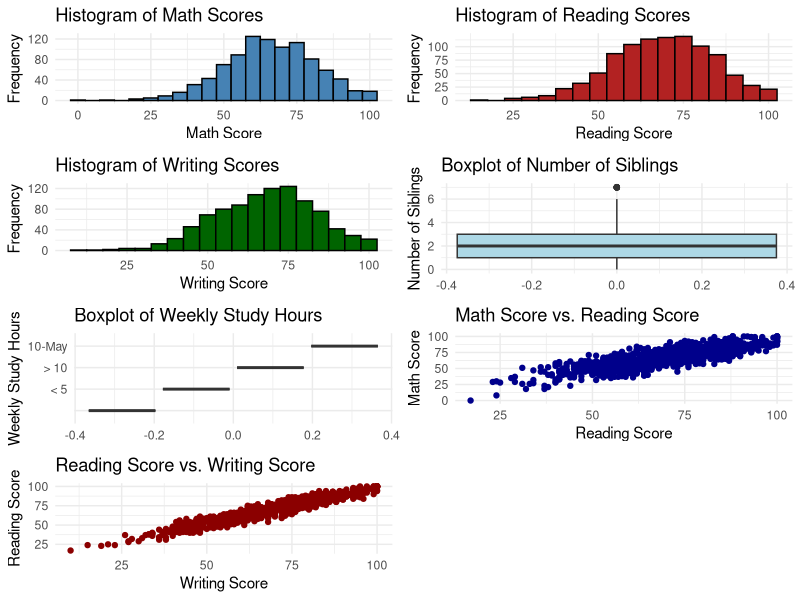
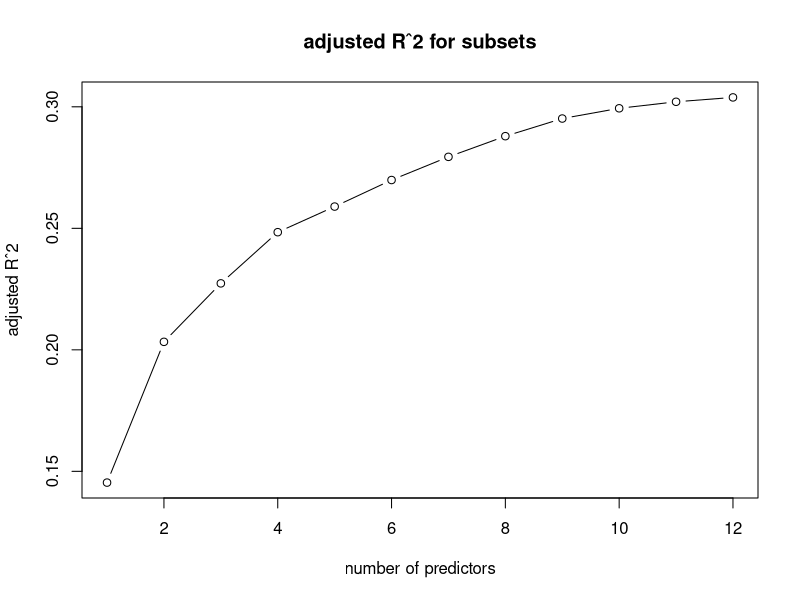
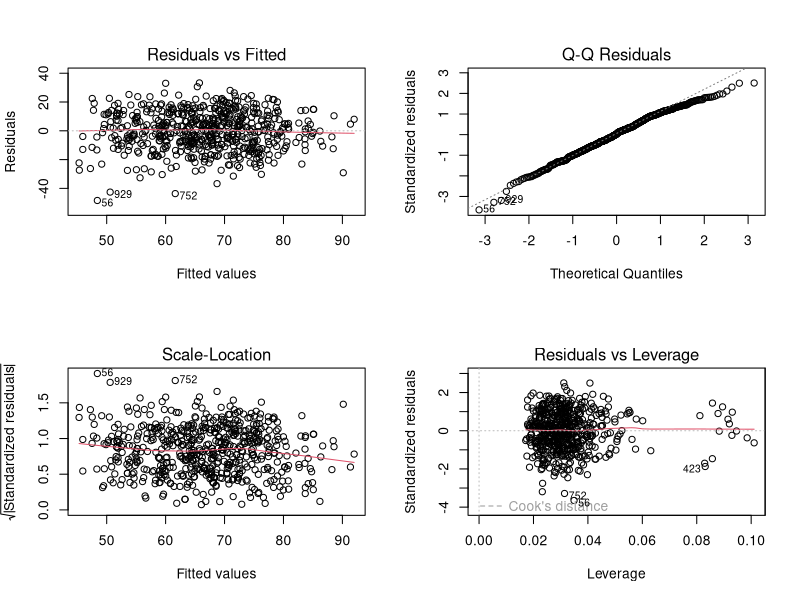
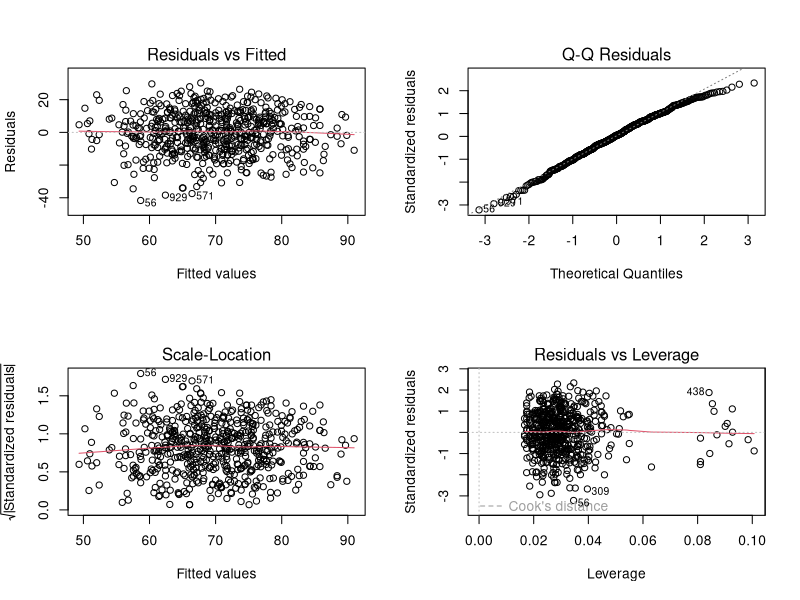
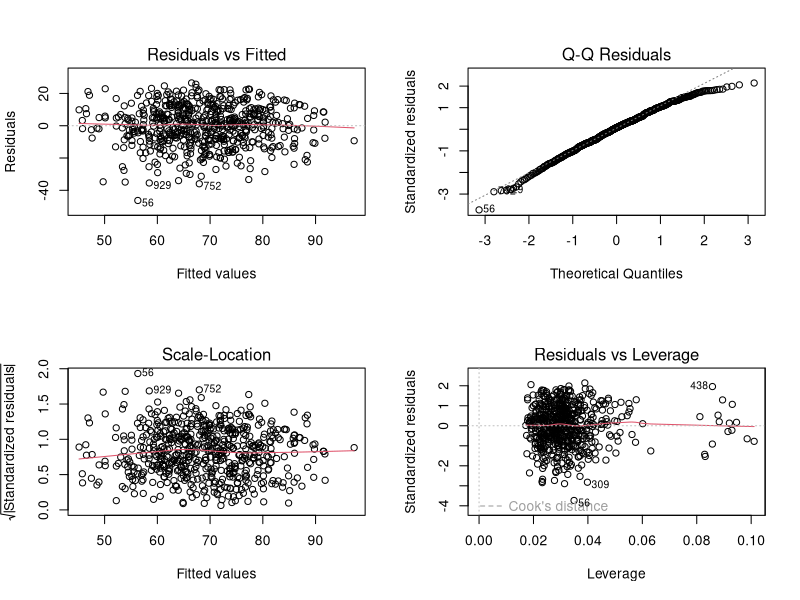

Reproduce these figures in R, in order. (Note: this script raises an error after producing the figures.)
## ---- chunk 1
knitr::opts_chunk$set(echo = TRUE)
library(tidyverse)
library(MASS)
library(leaps)

knitr::opts_chunk$set(
  fig.width = 6,
  fig.asp = .6,
  out.width = "90%",
  warning = FALSE,
  message = FALSE,
  echo = FALSE
)

theme_set(theme_minimal() + theme(legend.position = "bottom"))
## ---- chunk 2
# Load necessary libraries
library(tidyverse)
library(broom)
library(GGally)
library(gridExtra)


# Read the dataset
data <- read.csv("Project_1_data.csv")

# Inspect the structure of the data
glimpse(data)


hist_math <- ggplot(data, aes(x = MathScore)) +
  geom_histogram(binwidth = 5, fill = "steelblue", color = "black") +
  labs(title = "Histogram of Math Scores", x = "Math Score", y = "Frequency")

hist_reading <- ggplot(data, aes(x = ReadingScore)) +
  geom_histogram(binwidth = 5, fill = "firebrick", color = "black") +
  labs(title = "Histogram of Reading Scores", x = "Reading Score", y = "Frequency")

hist_writing <- ggplot(data, aes(x = WritingScore)) +
  geom_histogram(binwidth = 5, fill = "darkgreen", color = "black") +
  labs(title = "Histogram of Writing Scores", x = "Writing Score", y = "Frequency")
box_nr_siblings <- ggplot(data, aes(y = NrSiblings)) +
  geom_boxplot(fill = "lightblue") +
  labs(title = "Boxplot of Number of Siblings", y = "Number of Siblings")

box_wkly_study_hours <- ggplot(data, aes(y = WklyStudyHours)) +
  geom_boxplot(fill = "lightgreen") +
  labs(title = "Boxplot of Weekly Study Hours", y = "Weekly Study Hours")
scatter_math_reading <- ggplot(data, aes(x = ReadingScore, y = MathScore)) +
  geom_point(color = "darkblue") +
  labs(title = "Math Score vs. Reading Score", x = "Reading Score", y = "Math Score")

scatter_reading_writing <- ggplot(data, aes(x = WritingScore, y = ReadingScore)) +
  geom_point(color = "darkred") +
  labs(title = "Reading Score vs. Writing Score", x = "Writing Score", y = "Reading Score")
# Convert categorical variables to factors if needed
data <- data %>%
  mutate(across(c(Gender, EthnicGroup, ParentEduc, LunchType, TestPrep, 
                  ParentMaritalStatus, PracticeSport, IsFirstChild, 
                  TransportMeans, WklyStudyHours), as.factor))

pairwise_plots <- ggpairs(data,
  columns = c("MathScore", "ReadingScore", "WritingScore", "NrSiblings", "WklyStudyHours"),
  aes(color = Gender),
  lower = list(continuous = "smooth"),
  upper = list(continuous = "cor"),
  diag = list(continuous = "densityDiag"))
grid.arrange(
  hist_math, hist_reading, hist_writing,
  box_nr_siblings, box_wkly_study_hours,
  scatter_math_reading, scatter_reading_writing,
  ncol = 2
)
## ---- chunk 3
data$Gender <- as.factor(data$Gender)
data$EthnicGroup <- as.factor(data$EthnicGroup)
data$ParentEduc <- as.factor(data$ParentEduc)
data$LunchType <- as.factor(data$LunchType)
data$TestPrep <- as.factor(data$TestPrep)
data$ParentMaritalStatus <- as.factor(data$ParentMaritalStatus)
data$PracticeSport <- as.factor(data$PracticeSport)
data$IsFirstChild <- as.factor(data$IsFirstChild)
data$TransportMeans <- as.factor(data$TransportMeans)
data$WklyStudyHours <- as.factor(data$WklyStudyHours)

# Handle missing values by removing rows with NA
data <- na.omit(data)
## ---- chunk 4
data[data == "" | data == " "] <- NA
data <- na.omit(data)
## ---- chunk 5
library(kableExtra)
data_dict <- tibble(
  Variable = c(
    "Gender", "EthnicGroup", "ParentEduc", "LunchType", "TestPrep", 
    "ParentMaritalStatus", "PracticeSport", "IsFirstChild", "NrSiblings", 
    "TransportMeans", "WklyStudyHours", "MathScore", "ReadingScore", "WritingScore"
  ),
  Description = c(
    "Gender of the student (male/female)",
    "Ethnic group of the student (group A to E)",
    "Parent(s) education background (from some_highschool to master's degree)",
    "School lunch type (standard or free/reduced)",
    "Test preparation course followed (completed or none)",
    "Parent(s) marital status (married/single/widowed/divorced)",
    "How often the student practices sport (never/sometimes/regularly)",
    "If the child is the first child in the family (yes/no)",
    "Number of siblings the student has (0 to 7)",
    "Means of transport to school (schoolbus/private)",
    "Weekly self-study hours (less that 5 hours; between 5 and 10 hours; more than
10 hours)",
    "Math test score (0-100)",
    "Reading test score (0-100)",
    "Writing test score (0-100)"
  )
)

data_dict %>% 
  knitr::kable(caption = "Data Dictionary") %>% 
  kable_styling() %>%
  column_spec(1, width = "12em") %>% 
  column_spec(2, width = "32em")
## ---- chunk 6
numeric_summary = data |> 
  summarize(
    NrSiblings_Mean = mean(NrSiblings, na.rm = TRUE),
    NrSiblings_SD = sd(NrSiblings, na.rm = TRUE),
    NrSiblings_Median = median(NrSiblings, na.rm = TRUE),
    NrSiblings_IQR = IQR(NrSiblings, na.rm = TRUE),
    NrSiblings_Max = max(NrSiblings, na.rm = TRUE),
    NrSiblings_Min = min(NrSiblings, na.rm = TRUE),
    
    MathScore_Mean = mean(MathScore, na.rm = TRUE),
    MathScore_SD = sd(MathScore, na.rm = TRUE),
    MathScore_Median = median(MathScore, na.rm = TRUE),
    MathScore_IQR = IQR(MathScore, na.rm = TRUE),
    MathScore_Max = max(MathScore, na.rm = TRUE),
    MathScore_Min = min(MathScore, na.rm = TRUE),
    
    ReadingScore_Mean = mean(ReadingScore, na.rm = TRUE),
    ReadingScore_SD = sd(ReadingScore, na.rm = TRUE),
    ReadingScore_Median = median(ReadingScore, na.rm = TRUE),
    ReadingScore_IQR = IQR(ReadingScore, na.rm = TRUE),
    ReadingScore_Max = max(ReadingScore, na.rm = TRUE),
    ReadingScore_Min = min(ReadingScore, na.rm = TRUE),
    
    WritingScore_Mean = mean(WritingScore, na.rm = TRUE),
    WritingScore_SD = sd(WritingScore, na.rm = TRUE),
    WritingScore_Median = median(WritingScore, na.rm = TRUE),
    WritingScore_IQR = IQR(WritingScore, na.rm = TRUE),
    WritingScore_Max = max(WritingScore, na.rm = TRUE),
    WritingScore_Min = min(WritingScore, na.rm = TRUE)
  )


numeric_table = data.frame(
  Variable = c("NrSiblings", "MathScore", "ReadingScore", "WritingScore"),
  Mean = c(numeric_summary$NrSiblings_Mean, numeric_summary$MathScore_Mean, 
           numeric_summary$ReadingScore_Mean, numeric_summary$WritingScore_Mean),
  SD = c(numeric_summary$NrSiblings_SD, numeric_summary$MathScore_SD, 
         numeric_summary$ReadingScore_SD, numeric_summary$WritingScore_SD),
  Median = c(numeric_summary$NrSiblings_Median, numeric_summary$MathScore_Median, 
             numeric_summary$ReadingScore_Median, numeric_summary$WritingScore_Median),
  IQR = c(numeric_summary$NrSiblings_IQR, numeric_summary$MathScore_IQR, 
          numeric_summary$ReadingScore_IQR, numeric_summary$WritingScore_IQR),
  Max = c(numeric_summary$NrSiblings_Max, numeric_summary$MathScore_Max, 
          numeric_summary$ReadingScore_Max, numeric_summary$WritingScore_Max),
  Min = c(numeric_summary$NrSiblings_Min, numeric_summary$MathScore_Min, 
          numeric_summary$ReadingScore_Min, numeric_summary$WritingScore_Min)
)

knitr::kable(numeric_table, col.names = c("Variable Name", "Mean", "SD", "Median", "IQR", "Max", "Min"), 
             caption = "Summary Statistics for all Numeric Variables", format = "pipe")

## ---- chunk 7
categorical_table <- data |> 
  summarize(
    gender_Male = sum(Gender == "male", na.rm = TRUE),
    gender_Female = sum(Gender == "female", na.rm = TRUE),
    
    ethnicgroup_A = sum(EthnicGroup == "group A", na.rm = TRUE),
    ethnicgroup_B = sum(EthnicGroup == "group B", na.rm = TRUE),
    ethnicgroup_C = sum(EthnicGroup == "group C", na.rm = TRUE),
    ethnicgroup_D = sum(EthnicGroup == "group D", na.rm = TRUE),
    ethnicgroup_E = sum(EthnicGroup == "group E", na.rm = TRUE),
    
    parenteduc_SomeHighSchool = sum(ParentEduc == "some college", na.rm = TRUE),
    parenteduc_HighSchool = sum(ParentEduc == "some high School", na.rm = TRUE),
    parenteduc_Associates = sum(ParentEduc == "associate's degree high school", na.rm = TRUE),
    parenteduc_Bachelors = sum(ParentEduc == "bachelor's degree", na.rm = TRUE),
    parenteduc_Masters = sum(ParentEduc == "master's degree", na.rm = TRUE),
    
    lunchtime_Standard = sum(LunchType == "standard", na.rm = TRUE),
    lunchtime_FreeReduced = sum(LunchType == "free/reduced", na.rm = TRUE),
    
    testprep_Completed = sum(TestPrep == "completed", na.rm = TRUE),
    testprep_None = sum(TestPrep == "none", na.rm = TRUE),
    
    parentmaritalstatus_Married = sum(ParentMaritalStatus == "married", na.rm = TRUE),
    parentmaritalstatus_Single = sum(ParentMaritalStatus == "single", na.rm = TRUE),
    parentmaritalstatus_Widowed = sum(ParentMaritalStatus == "widowed", na.rm = TRUE),
    parentmaritalstatus_Divorced = sum(ParentMaritalStatus == "divorced", na.rm = TRUE),
    
    practicesport_Never = sum(PracticeSport == "never", na.rm = TRUE),
    practicesport_Sometimes = sum(PracticeSport == "sometimes", na.rm = TRUE),
    practicesport_Regularly = sum(PracticeSport == "regularly", na.rm = TRUE),
    
    isfirstchild_Yes = sum(IsFirstChild == "yes", na.rm = TRUE),
    isfirstchild_No = sum(IsFirstChild == "no", na.rm = TRUE),
    
    transportmeans_SchoolBus = sum(TransportMeans == "school_bus", na.rm = TRUE),
    transportmeans_Private = sum(TransportMeans == "private", na.rm = TRUE),
    
    wklystudyhours_LessThan5 = sum(WklyStudyHours == "< 5", na.rm = TRUE),
    wklystudyhours_5to10 = sum(WklyStudyHours == "10-May", na.rm = TRUE),
    wklystudyhours_MoreThan10 = sum(WklyStudyHours == "> 10", na.rm = TRUE)
  )


categorical_final <- data.frame(
  Variable = c("Gender Male", "Gender Female",
               "EthnicGroup A", "EthnicGroup B", "EthnicGroup C", "EthnicGroup D", "EthnicGroup E",
               "ParentEduc Some High School", "ParentEduc High School", "ParentEduc Associates", 
               "ParentEduc Bachelors", "ParentEduc Masters", 
               "LunchType Standard", "LunchType Free/Reduced", 
               "TestPrep Completed", "TestPrep None", 
               "ParentMaritalStatus Married", "ParentMaritalStatus Single", "ParentMaritalStatus Widowed", "ParentMaritalStatus Divorced",
               "PracticeSport Never", "PracticeSport Sometimes", "PracticeSport Regularly",
               "IsFirstChild Yes", "IsFirstChild No", 
               "TransportMeans SchoolBus", "TransportMeans Private",
               "WklyStudyHours Less than 5", "WklyStudyHours 5-10", "WklyStudyHours More than 10"),
  Count = c(
    categorical_table$gender_Male, categorical_table$gender_Female,
    categorical_table$ethnicgroup_A, categorical_table$ethnicgroup_B, categorical_table$ethnicgroup_C, categorical_table$ethnicgroup_D, categorical_table$ethnicgroup_E,
    categorical_table$parenteduc_SomeHighSchool, categorical_table$parenteduc_HighSchool, categorical_table$parenteduc_Associates, 
    categorical_table$parenteduc_Bachelors, categorical_table$parenteduc_Masters, 
    categorical_table$lunchtime_Standard, categorical_table$lunchtime_FreeReduced, 
    categorical_table$testprep_Completed, categorical_table$testprep_None, 
    categorical_table$parentmaritalstatus_Married, categorical_table$parentmaritalstatus_Single, categorical_table$parentmaritalstatus_Widowed, categorical_table$parentmaritalstatus_Divorced,
    categorical_table$practicesport_Never, categorical_table$practicesport_Sometimes, categorical_table$practicesport_Regularly,
    categorical_table$isfirstchild_Yes, categorical_table$isfirstchild_No, 
    categorical_table$transportmeans_SchoolBus, categorical_table$transportmeans_Private,
    categorical_table$wklystudyhours_LessThan5, categorical_table$wklystudyhours_5to10, categorical_table$wklystudyhours_MoreThan10
  ),
  Proportion = round(c(
    categorical_table$gender_Male / nrow(data), categorical_table$gender_Female / nrow(data),
    categorical_table$ethnicgroup_A / nrow(data), categorical_table$ethnicgroup_B / nrow(data), categorical_table$ethnicgroup_C / nrow(data), 
    categorical_table$ethnicgroup_D / nrow(data), categorical_table$ethnicgroup_E / nrow(data),
    categorical_table$parenteduc_SomeHighSchool / nrow(data), categorical_table$parenteduc_HighSchool / nrow(data), 
    categorical_table$parenteduc_Associates / nrow(data), categorical_table$parenteduc_Bachelors / nrow(data), 
    categorical_table$parenteduc_Masters / nrow(data),
    categorical_table$lunchtime_Standard / nrow(data), categorical_table$lunchtime_FreeReduced / nrow(data),
    categorical_table$testprep_Completed / nrow(data), categorical_table$testprep_None / nrow(data),
    categorical_table$parentmaritalstatus_Married / nrow(data), categorical_table$parentmaritalstatus_Single / nrow(data),
    categorical_table$parentmaritalstatus_Widowed / nrow(data), categorical_table$parentmaritalstatus_Divorced / nrow(data),
    categorical_table$practicesport_Never / nrow(data), categorical_table$practicesport_Sometimes / nrow(data),
    categorical_table$practicesport_Regularly / nrow(data),
    categorical_table$isfirstchild_Yes / nrow(data), categorical_table$isfirstchild_No / nrow(data),
    categorical_table$transportmeans_SchoolBus / nrow(data), categorical_table$transportmeans_Private / nrow(data),
    categorical_table$wklystudyhours_LessThan5 / nrow(data), categorical_table$wklystudyhours_5to10 / nrow(data), 
    categorical_table$wklystudyhours_MoreThan10 / nrow(data)
  ), 4)
)

knitr::kable(categorical_final, col.names = c("Variable Name and Levels", "Count", "Proportion"), 
             caption = "Summary Statistics for all Categorical Variables", format = "pipe")
## ---- chunk 8

# Define the full model for MathScore
math_full_model <- lm(MathScore ~ Gender + EthnicGroup + ParentEduc + LunchType + TestPrep +
                        ParentMaritalStatus + PracticeSport + IsFirstChild + NrSiblings +
                        TransportMeans + WklyStudyHours, data = data)

# Perform stepwise model selection
math_selected_model <- stepAIC(math_full_model, direction = "both", trace = FALSE)
math_selected_model
# Display the summary of the selected model
cat("\nSelected Model for MathScore:\n")
summary(math_selected_model)

# Make predictions using the selected model
math_predictions <- predict(math_selected_model, newdata = data)

# Combine actual and predicted values for MathScore
math_results <- data.frame(
  Actual_MathScore = data$MathScore,
  Predicted_MathScore = math_predictions
)

# Save results to a CSV file
write.csv(math_results, "math_score_predictions.csv", row.names = FALSE)
## ---- chunk 9
best_subset_math = regsubsets(MathScore ~ Gender + EthnicGroup + ParentEduc + LunchType + TestPrep + ParentMaritalStatus + PracticeSport + IsFirstChild + TransportMeans + WklyStudyHours + NrSiblings, data = data, nvmax = 11)
best_summary = summary(best_subset_math)
plot(best_summary$adjr2, type = "b",
xlab = "number of predictors",
ylab = "adjusted Rˆ2",
main = "adjusted Rˆ2 for subsets")
best_num_predictors <- which.max(best_summary$adjr2)
selected_predictors <- names(coef(best_subset_math, best_num_predictors))
cat("Selected predictors for the best model:\n")
print(selected_predictors)
## ---- chunk 10
par(mfrow = c(2, 2)) 
plot(math_selected_model)
par(mfrow = c(1, 1))
## ---- chunk 11
reading_full_model <- lm(ReadingScore ~ Gender + EthnicGroup + ParentEduc + LunchType + TestPrep +
                        ParentMaritalStatus + PracticeSport + IsFirstChild + NrSiblings +
                        TransportMeans + WklyStudyHours, data = data)

# Perform stepwise model selection
reading_selected_model <- stepAIC(reading_full_model, direction = "both", trace = FALSE)
reading_selected_model
# Display the summary of the selected model
cat("\nSelected Model for Reading:\n")
summary(reading_selected_model)

# Make predictions using the selected model
reading_predictions <- predict(reading_selected_model, newdata = data)

# Combine actual and predicted values for MathScore
reading_results <- data.frame(
  Actual_ReadingScore = data$ReadingScore,
  Predicted_ReadingScore = reading_predictions
)

# Save results to a CSV file
write.csv(reading_results, "reading_score_predictions.csv", row.names = FALSE)
## ---- chunk 12
par(mfrow = c(2, 2)) 
plot(reading_selected_model)
par(mfrow = c(1, 1))
## ---- chunk 13
writing_full_model <- lm(WritingScore ~ Gender + EthnicGroup + ParentEduc + LunchType + TestPrep +
                        ParentMaritalStatus + PracticeSport + IsFirstChild + NrSiblings +
                        TransportMeans + WklyStudyHours, data = data)

# Perform stepwise model selection
writing_selected_model <- stepAIC(writing_full_model, direction = "both", trace = FALSE)
writing_selected_model
# Display the summary of the selected model
cat("\nSelected Model for WritingScore:\n")
summary(writing_selected_model)

# Make predictions using the selected model
writing_predictions <- predict(writing_selected_model, newdata = data)

# Combine actual and predicted values for MathScore
writing_results <- data.frame(
  Actual_WritingScore = data$WritingScore,
  Predicted_WritingScore = writing_predictions
)

# Save results to a CSV file
write.csv(writing_results, "writing_score_predictions.csv", row.names = FALSE)
## ---- chunk 14
par(mfrow = c(2, 2)) 
plot(writing_selected_model)
par(mfrow = c(1, 1))
## ---- chunk 15
# Fit the three linear models
model1 <- lm(formula = ReadingScore ~ Gender + EthnicGroup + ParentEduc + 
               LunchType + TestPrep + ParentMaritalStatus + IsFirstChild, data = data)

model2 <- lm(formula = MathScore ~ Gender + EthnicGroup + ParentEduc + 
               LunchType + TestPrep + ParentMaritalStatus + IsFirstChild + WklyStudyHours, 
             data = data)

model3 <- lm(formula = WritingScore ~ Gender + EthnicGroup + ParentEduc + 
               LunchType + TestPrep + ParentMaritalStatus + WklyStudyHours, data = data)
## ---- chunk 16
summary(data$MathScore)  # Inspect the range of MathScore
## ---- chunk 17
data$MathScore_shifted <- data$MathScore + 1
model2_shifted <- lm(MathScore_shifted ~ Gender + EthnicGroup + ParentEduc + 
                       LunchType + TestPrep + ParentMaritalStatus + IsFirstChild + 
                       WklyStudyHours, data = data)

## ---- chunk 18
# Set up a 1-row, 3-column layout
par(mfrow = c(1, 3))

# Box-Cox analysis for model1
boxcox(model1, lambda = seq(-2, 2, by = 0.1))  # Range of lambda values
title("Model 1: ReadingScore")

# Box-Cox analysis for model2
boxcox(model2_shifted, lambda = seq(-2, 2, by = 0.1))  # Range of lambda values
title("Model 2: MathScore")

# Box-Cox analysis for model3
boxcox(model3, lambda = seq(-2, 2, by = 0.1))  # Range of lambda values
title("Model 3: WritingScore")

# Reset graphical parameters (optional)
par(mfrow = c(1, 1))
